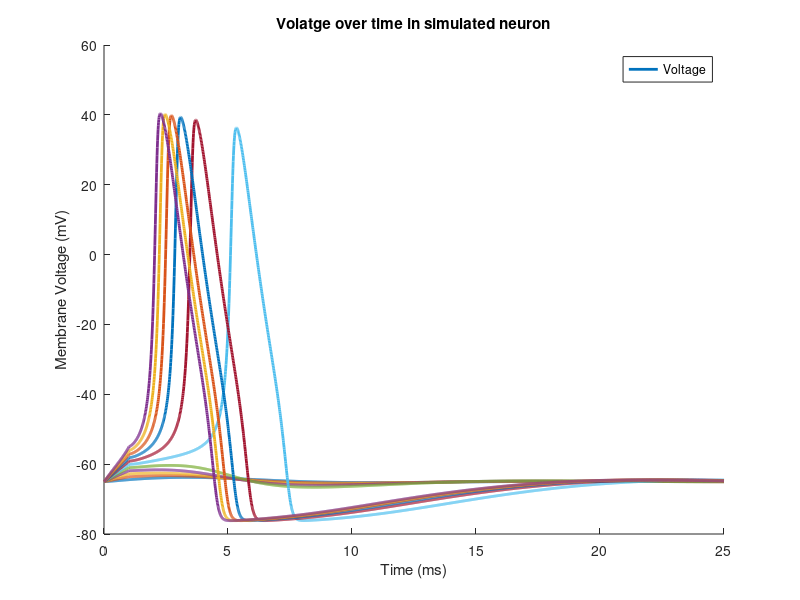
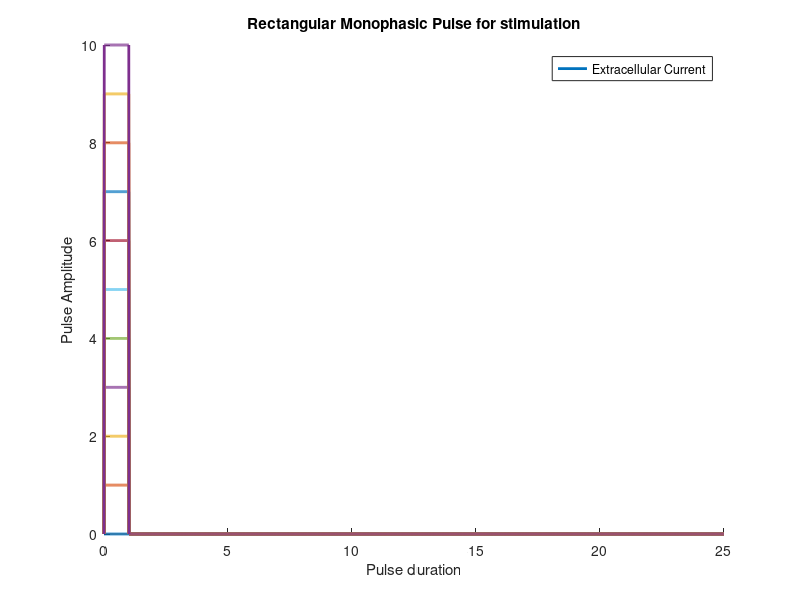
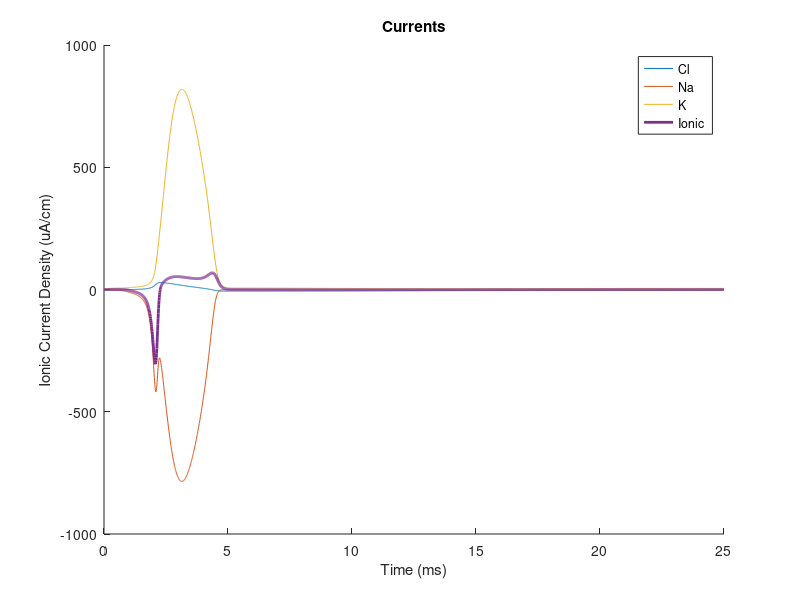
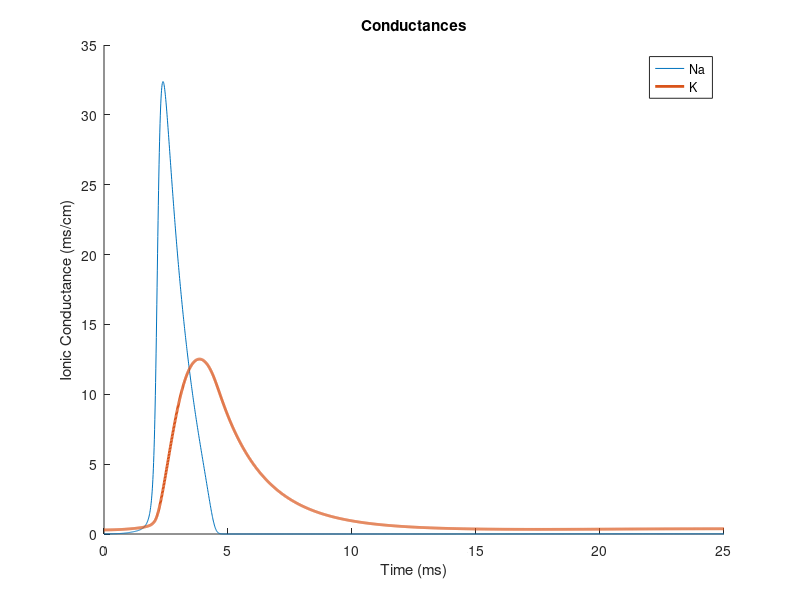

Here is the MATLAB script that generated these plots, in order:
close all;clear all;clc;
%============================================================================================================
% Parameters
Cm = 1;%Membrane capacitance (μF/cm^2)
E_Na = 115;%Equilibrium voltage sodium (mV)
E_K=-12; %Equilibrium voltage pottasium (mV)
E_Cl=10.6; %Equilibrium voltage chloride (mV)
G_Na = 120;%Normalization constant Maximum possible conductance mS/cm^2
G_K=36;%mS/cm^2
G_Cl=0.3; % mS/cm^2
%==========================================================================================================
%                                          Determining the Initial values
%===========================================================================================================
Vrest=-65;%Voltage at rest(mV)
n(1) = 0.3;
m(1)=0.04;
h(1)=0.5961;
%=========================================================================================================
%                                  Defining the time vector for simulation
%===========================================================================================================
dt = 0.01; %ms
Tf = 25; %ms
T= 0:dt:Tf;
l=length(T);
%============================================================================================================
%                                               Defining the Current
%===============================================================================================================
I = [0:1:10]; % uA/cm^2
pw = 1; %ms
%===========================================================================================================
%                                Computing coefficients, currents, and derivates 
%===========================================================================================================
for  k = 1 : length(I)
    Vm(k,1) = Vrest;
    for i=1:l
    
        if T(i)>0 && T(i)<=pw
            Iext(k,i)=I(k);
        else
            Iext(k,i)=0;
        end
   
    %---calculate the coefficients---%

    %Equations constants
        alpha_n=(0.01*(-55-Vm(k,i)))/(exp( (-55-Vm(k,i)) /10) -1);
        beta_n=0.125*exp( (-65-Vm(k,i))/80 );
        
        alpha_m=(0.1*(-40-Vm(k,i)))/(exp( (-40-Vm(k,i)) /10)-1);
        beta_m=4*exp( (-65-Vm(k,i)) /18);
        
        alpha_h=0.07*exp( (-65-Vm(k,i)) /20); 
        beta_h=1./(exp( (-35-Vm(k,i)) /10)+1);

    %---calculate the derivatives using Euler first order approximation---%
        n(i+1) = n(i) + dt*(alpha_n*(1-n(i)) - beta_n* n(i));
        m(i+1) = m(i) + dt*(alpha_m*(1-m(i)) - beta_m* m(i)); 
        h(i+1) = h(i) + dt*(alpha_h*(1-h(i)) - beta_h* h(i));

    %---calculate Ion conductances---%
        GNa= G_Na*m(i).^3.*h(i);
        gNa(i) = GNa;
        GK= G_K*n(i).^4;
        gK(i) = GK;
     %---calculate the currents---%
        I_Na(i)= GNa*(Vm(k,i)-E_Na-Vrest); 
        I_K(i)= GK*(Vm(k,i)-E_K-Vrest);
        I_Cl(i)= G_Cl*(Vm(k,i)-Vrest-E_Cl);
        Iion = I_K(i) + I_Na(i) +I_Cl(i);
        IION(i) = Iion;
        if T(i)~=Tf   
        Vm(k,i+1)= Vm(k,i) + dt * ((1/Cm)*(Iext(k,i)-Iion));
        end
    end
end
%===========================================================================================================
%                                          Graphs
%===========================================================================================================
figure;
hold on
plot(T,Vm,"LineWidth",2)
legend({'Voltage'})
ylabel('Membrane Voltage (mV)')
xlabel('Time (ms)')
title('Volatge over time in simulated neuron');
hold off

figure;
hold on
plot(T, Iext,"LineWidth",2)
legend({'Extracellular Current'})
ylabel('Pulse Amplitude')
xlabel('Pulse duration')
title('Rectangular Monophasic Pulse for stimulation');
hold off

figure;
hold on
plot(T, I_Cl,T, I_Na,T, I_K,T, IION,"LineWidth",2)
legend({'Cl','Na','K','Ionic'})
ylabel('Ionic Current Density (uA/cm)')
xlabel('Time (ms)')
title('Currents');
hold off

figure;
hold on
plot(T,gNa,T,gK,"LineWidth",2)
legend({'Na','K'})
ylabel('Ionic Conductance (ms/cm)')
xlabel('Time (ms)')
title('Conductances');
hold off